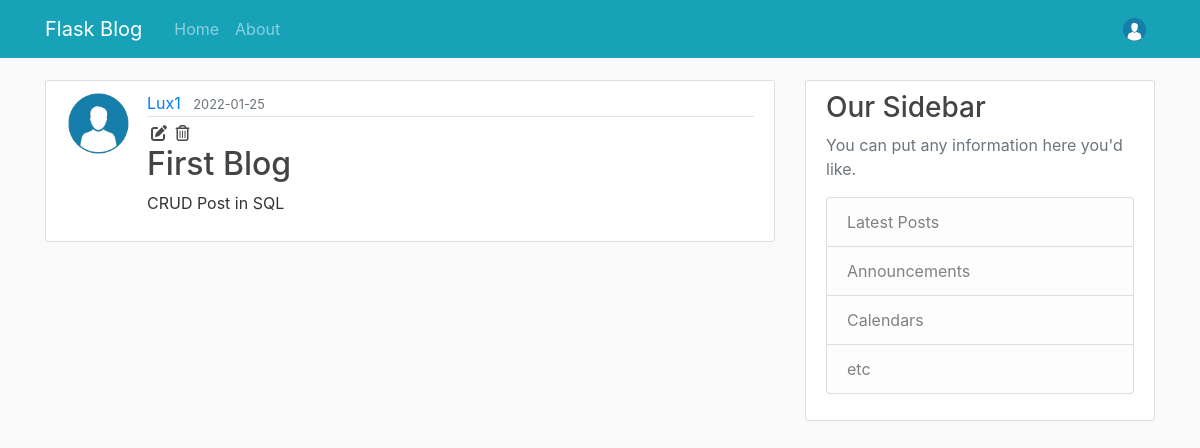
Page /post/1 (signed in) on the earlier database version.
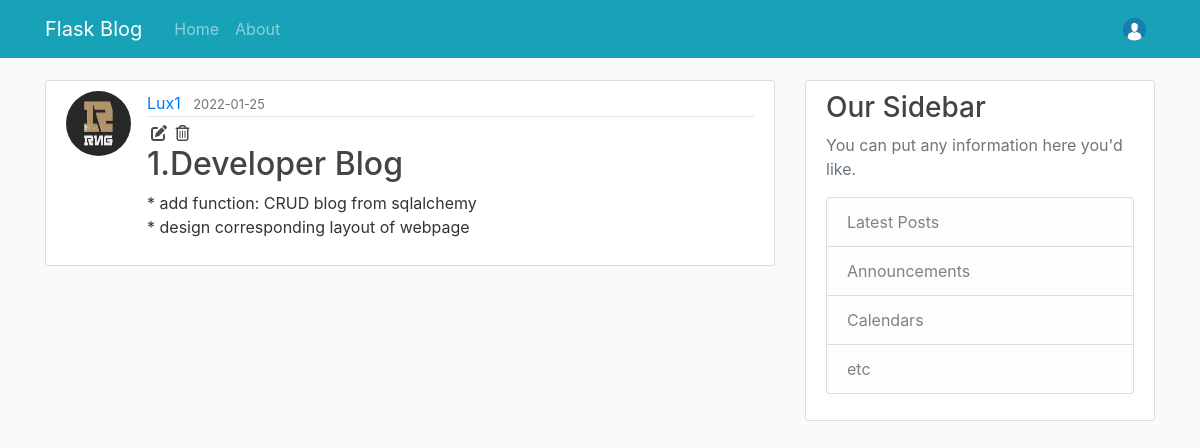
Same page on the later database version.
### flaskblog/models.py (models this page shows, shortened)
class Post(db.Model):
    id = db.Column(db.Integer, primary_key=True)
    title = db.Column(db.String(100), nullable=False)
    date_posted = db.Column(db.DateTime, nullable=False, default=datetime.utcnow)
    content = db.Column(db.Text, nullable=False)
    user_id = db.Column(db.Integer, db.ForeignKey('user.id'), nullable=False)

class User(db.Model, UserMixin):
    id = db.Column(db.Integer, primary_key=True)
    username = db.Column(db.String(20), unique=True, nullable=False)
    email = db.Column(db.String(120), unique=True, nullable=False)
    image_file = db.Column(db.String(20), nullable=False, default='default.png')
    password = db.Column(db.String(60), nullable=False)
    posts = db.relationship('Post', backref='author', lazy=True)

### flaskblog/routes.py (the view)
@app.route('/post/<int:post_id>')
def post(post_id):
    post = Post.query.get_or_404(post_id)
    return render_template('post.html', title=post.title, post=post)

### flaskblog/models.py (called while the page is built)
@login_manager.user_loader
def load_user(user_id):
    return User.query.get(int(user_id))

### flaskblog/templates/post.html (shortened to what this page needs)
{% extends "template.html" %}
{% block content %}
    <article class="media content-section">
        {% if post.author.image_file != 'default.png' %}
            <img class="rounded-circle article-img" src="{{url_for('static', filename='profile_img/' + post.author.id|string + '/' + post.author.image_file)}}">
        {% else %}
            <img class="rounded-circle article-img" src="{{url_for('static', filename='profile_img/default.png')}}">
        {% endif %}
        <div class="media-body">
            <div class="article-metadata">
                <a class="mr-2" href="#">{{post.author.username}}</a>
                <small class="text-muted">{{post.date_posted.strftime('%Y-%m-%d')}}</small>
            </div>
            {% if post.author == current_user %}
            <div>
                <a class='article-icon' href="{{url_for('update_post', post_id=post.id)}}"><i class="fas fa-edit ml-1"></i></a>
                <a class='article-icon' href="#"><i class="far fa-trash-alt ml-1" data-toggle="modal" data-target="#deleteModal"></i></a>
            </div>
            {% endif %}
            <h2 class="article-title" >{{post.title}}</h2>
            <p class="article-content">{{post.content}}</p>
        </div>
    </article>
{% endblock content %}

Differences in the rows shown:
changed User "Lux1": id+image_file: picture added
changed Post: title "First Blog" → "1.Developer Blog"; content "CRUD Post in SQL" → "* add function: CRUD blog from sqlalchemy * design corresponding layout of webpage"
